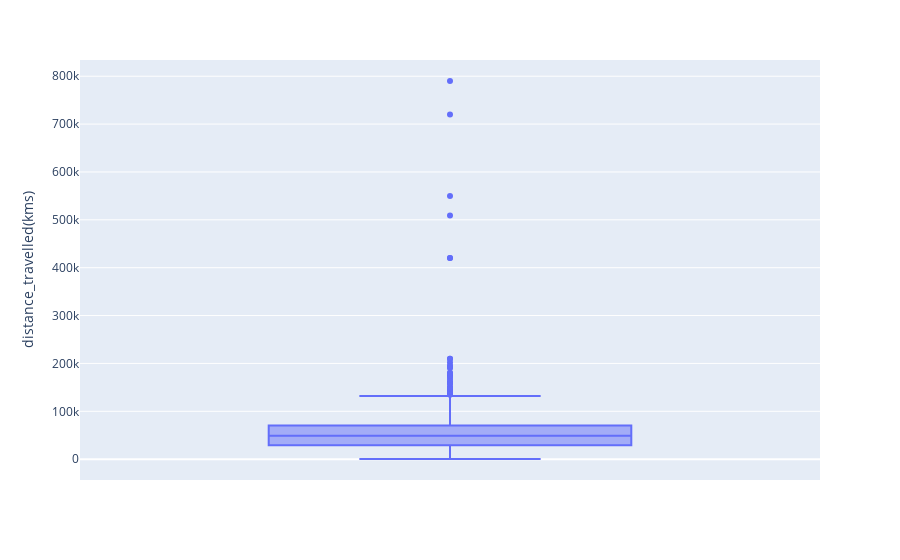

The code cell stored with this chart in its notebook:
### Code cell
fig = px.box(df, y="distance_travelled(kms)")
fig.show()

### Figure 1 — Plotly figure (JSON) as saved in the notebook; plotly's stock layout.template omitted (floating-point values rounded to 4 significant figures; data arrays with more than 128 entries replaced by an {"elided": "..."} marker saying what was removed)
{"data": [{"alignmentgroup": "True", "hovertemplate": "distance_travelled(kms)=%{y}<extra></extra>", "legendgroup": "", "marker": {"color": "#636efa"}, "name": "", "notched": false, "offsetgroup": "", "orientation": "v", "showlegend": false, "type": "box", "x0": " ", "xaxis": "x", "y": {"elided": "1725 int values"}, "y0": " ", "yaxis": "y"}], "layout": {"boxmode": "group", "legend": {"tracegroupgap": 0}, "margin": {"t": 60}, "xaxis": {"anchor": "y", "domain": [0, 1]}, "yaxis": {"anchor": "x", "domain": [0, 1], "title": {"text": "distance_travelled(kms)"}}}}
